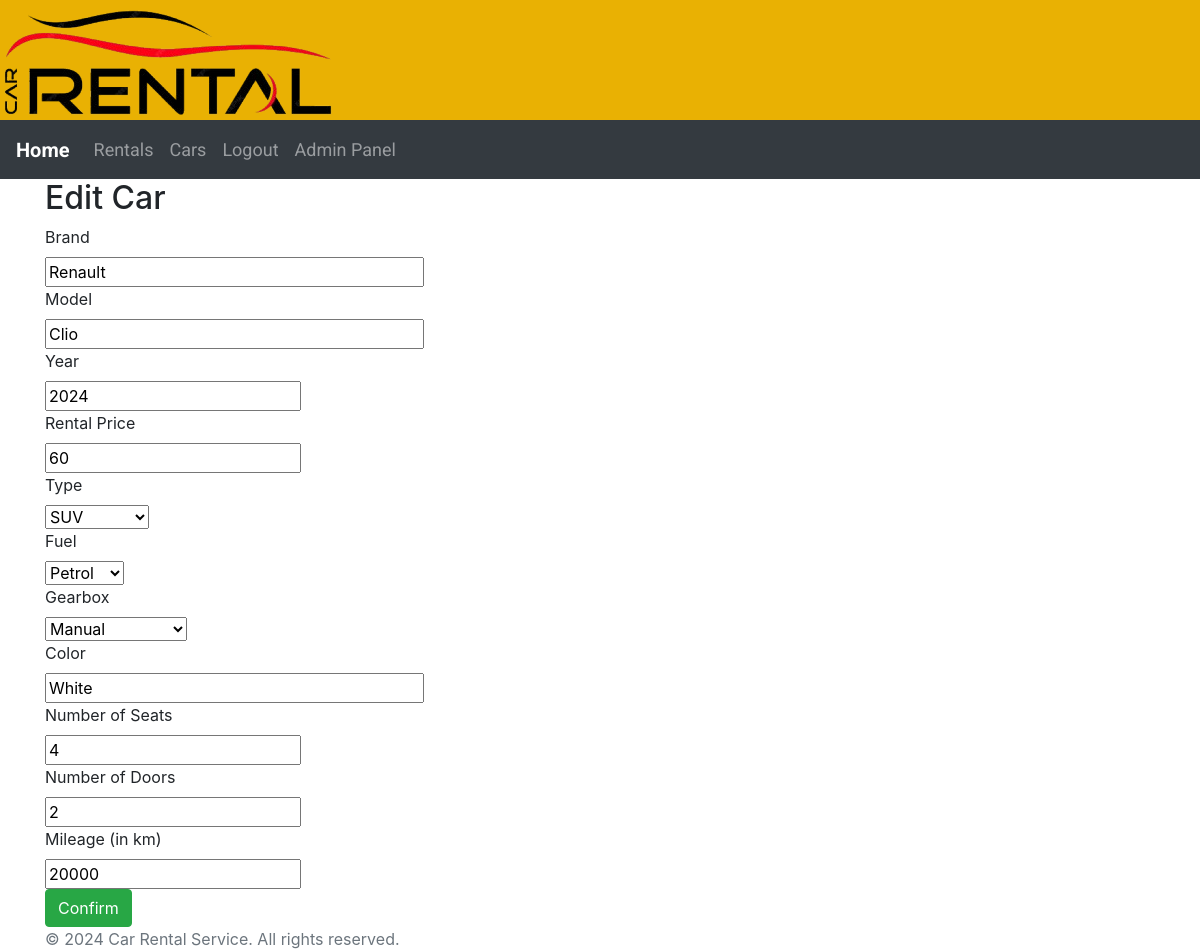
Page /admin/edit_car/3 (signed in) on the committed database.
### app/models/__init__.py (models this page shows)
class Car(db.Model):
    __tablename__ = 'cars'
    id = db.Column(db.Integer, primary_key=True)
    brand = db.Column(db.String(150))
    model = db.Column(db.String(150))
    year = db.Column(db.Integer)
    mileage = db.Column(db.Integer)
    doors = db.Column(db.Integer)
    seats = db.Column(db.Integer)
    rental_price = db.Column(db.Integer)
    type = db.Column(db.Enum(CarType), nullable=False)
    fuel = db.Column(db.Enum(FuelType), nullable=False)
    gearbox = db.Column(db.Enum(GearboxType), nullable=False)
    color = db.Column(db.String(150))
    image_filename = db.Column(db.String(100))
    status = db.Column(db.Boolean, default=True)
    rental_history = db.relationship('RentalHistory', backref='car', lazy=True)

### app/admin/routes.py (the view)
    def wrapper(*args, **kwargs):
        if not current_user.is_admin:
            flash("You do not have permission to access the admin panel.", "danger")
            return redirect(url_for('user.user_panel'))
        return func(*args, **kwargs)

### app/forms.py
class CarForm(FlaskForm):
    brand = StringField('Brand', validators=[DataRequired()])
    model = StringField('Model', validators=[DataRequired()])
    year = IntegerField('Year', validators=[DataRequired()])
    rental_price = IntegerField('Rental Price', validators=[DataRequired()])
    type = SelectField('Type', choices=[(car_type.name, car_type.value) for car_type in CarType],
                       validators=[DataRequired()])
    fuel = SelectField('Fuel', choices=[(fuel_type.name, fuel_type.value) for fuel_type in FuelType],
                       validators=[DataRequired()])
    gearbox = SelectField('Gearbox', choices=[(gearbox_type.name, gearbox_type.value) for gearbox_type in GearboxType],
                          validators=[DataRequired()])
    color = StringField('Color', validators=[DataRequired()])
    seats = IntegerField('Number of Seats', validators=[DataRequired()])
    doors = IntegerField('Number of Doors', validators=[DataRequired()])
    mileage = IntegerField('Mileage (in km)', validators=[DataRequired()])
    submit = SubmitField('Add Car')

### app/admin/routes.py (called while the page is built, shortened)
def admin_required(func):
    def wrapper(*args, **kwargs):
        if not current_user.is_admin:
            flash("You do not have permission to access the admin panel.", "danger")
            return redirect(url_for('user.user_panel'))
        return func(*args, **kwargs)
    wrapper.__name__ = func.__name__
    return wrapper

@admin_bp.route('/edit_car/<int:car_id>', methods=['GET', 'POST'])
@admin_required
@login_required
def edit_car(car_id):
    car = Car.query.get_or_404(car_id)
    form = CarForm(obj=car)
    return render_template('edit_car.html', form=form, car=car, current_user=current_user)

### app/templates/edit_car.html (shortened to what this page needs)
{% extends "base.html" %}
{% block content %}
<h2>Edit Car</h2>
<form method="POST" onsubmit="return confirm('Are you sure you want to confirm the changes?');">
    <div>
        {{ form.brand.label }}<br>
        {{ form.brand(size=32) }}<br>
    </div>
    <div>
        {{ form.model.label }}<br>
        {{ form.model(size=32) }}<br>
    </div>
    <div>
        {{ form.year.label }}<br>
        {{ form.year(size=32) }}<br>
    </div>
    <div>
        {{ form.rental_price.label }}<br>
        {{ form.rental_price(size=32) }}<br>
    </div>
    <div>
        {{ form.type.label }}<br>
        {{ form.type() }}<br>
    </div>
    <div>
        {{ form.fuel.label }}<br>
        {{ form.fuel() }}<br>
    </div>
    <div>
        {{ form.gearbox.label }}<br>
        {{ form.gearbox() }}<br>
    </div>
    <div>
        {{ form.color.label }}<br>
        {{ form.color(size=32) }}<br>
    </div>
    <div>
        {{ form.seats.label }}<br>
        {{ form.seats(size=32) }}<br>
    </div>
    <div>
        {{ form.doors.label }}<br>
        {{ form.doors(size=32) }}<br>
    </div>
    <div>
        {{ form.mileage.label }}<br>
        {{ form.mileage(size=32) }}<br>
    </div>
    <div>
        <button type="submit" class="btn btn-success">Confirm</button>
    </div>
</form>
{% endblock %}

### rows in the picture
Car: brand "Renault", model "Clio", year "2024", rental_price "60", type "SUV", fuel "Petrol", gearbox "Manual", color "White", seats "4", doors "2", mileage "20000"
